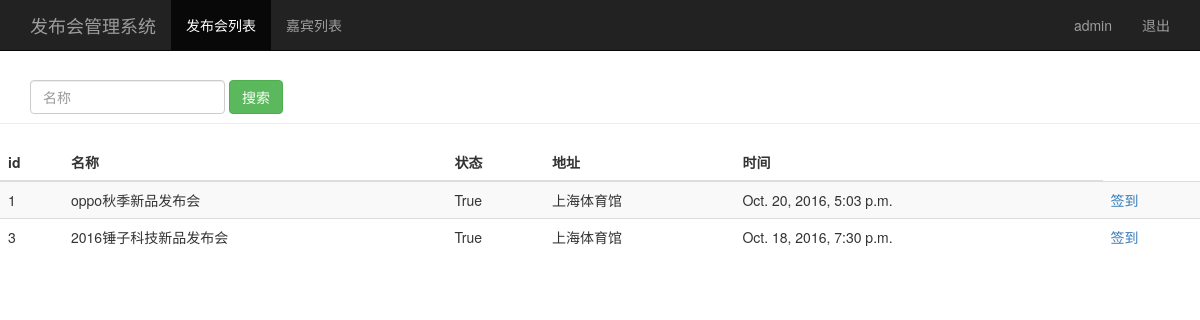
The page /event_manage/ (signed in) on the database its author committed.
### sign/models.py (models this page shows, shortened)
class Event(models.Model):
    name = models.CharField(max_length=100)  # 发布会标题
    limit = models.IntegerField()            # 参加人数
    status = models.BooleanField()           # 状态
    address = models.CharField(max_length=200)            # 地址
    start_time = models.DateTimeField('events time')      # 发布会时间
    create_time = models.DateTimeField(auto_now=True)    # 创建时间（自动获取当前时间）

### sign/views.py (the view)
# urls.py: url(r'^event_manage/$', views.event_manage),
@login_required()
def event_manage(request):
    event_list = Event.objects.all()
    username = request.session.get('user', '')
    return render(request, "event_manage.html", {"user": username, "events": event_list})

### sign/templates/event_manage.html (shortened to what this page needs)
<!DOCTYPE html>
<html lang="zh-CN">
    <head>
        {% load bootstrap3 %}
        {% bootstrap_css %}
    </head>
    <body role="document">
        <nav class="navbar navbar-inverse navbar-fixed-top">
            <div class="container">
                <div class="navbar-header">
                    <a class="navbar-brand" href="/event_manage/">发布会管理系统</a>
                </div>
                <div id="navbar" class="collapse navbar-collapse">
                    <ul class="nav navbar-nav">
                        <li class="active"><a href="#">发布会列表</a></li>
                        <li><a href="/guest_manage/">嘉宾列表</a></li>
                    </ul>
                    <ul class="nav navbar-nav navbar-right">
                        <li><a href="#">{{user}}</a></li>
                        <li><a href="/logout/">退出</a></li>
                    </ul>
                </div>
            </div>
        </nav>
        <br/><br/>
        <div class="page-header">
            <div id="navbar" class="navbar-collapse collapse">
                <from class="navbar-form" method="get" action="/sreach_name/">
                    <div class="form-group">
                        <input name="name" type="text" placeholder="名称" class="form-control">
                    </div>
                    <button type="submit" class="btn btn-success">搜索</button>
                </from>
            </div>
        </div>
        <div class="row">
            <div class="col-md-12">
                <table class="table table-striped">
                    <thead>
                        <tr>
                            <th>id</th><th>名称</th><th>状态</th><th>地址</th><th>时间</th>
                        </tr>
                    </thead>
                    <tbody>
                        {% for event in events %}
                            <tr>
                                <td>{{ event.id }}</td>
                                <td>{{ event.name }}</td>
                                <td>{{ event.status }}</td>
                                <td>{{ event.address }}</td>
                                <td>{{ event.start_time }}</td>
                                <td>
                                    <a href="/sign_index/{{ event.id }}/" target="{{ event.id }}_black">签到</a>
                                </td>
                            </tr>
                        {% endfor %}
                    </tbody>
                </table>
            </div>
        </div>
    </body>
</html>

### rows shown on the page
Event: id "1", name "oppo秋季新品发布会", status "True", address "上海体育馆", start_time "Oct. 20, 2016, 5:03 p.m."
Event: id "3", name "2016锤子科技新品发布会", status "True", address "上海体育馆", start_time "Oct. 18, 2016, 7:30 p.m."

### other values the page prints
{{ user }} "admin"
